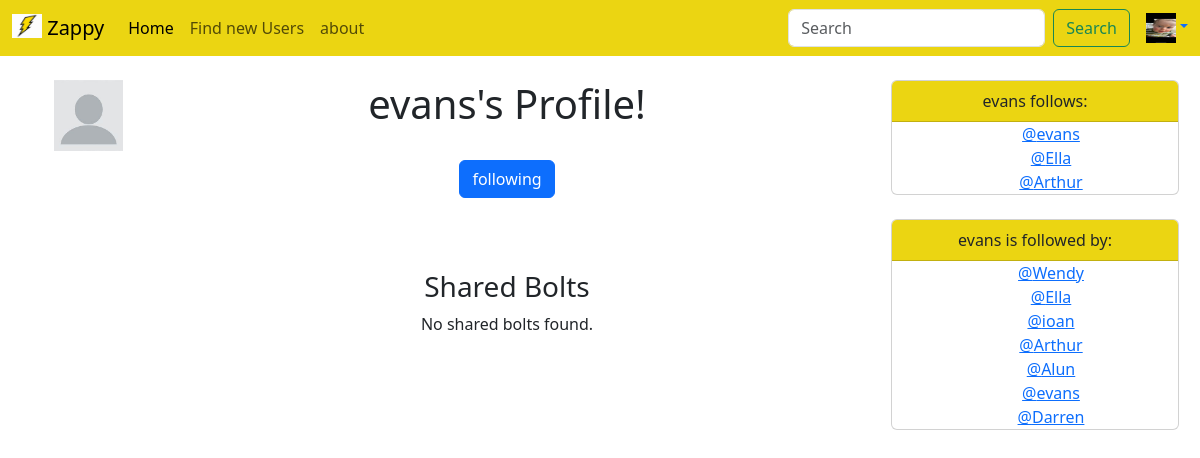
Before: /profile/1 (signed in) with the older database file.
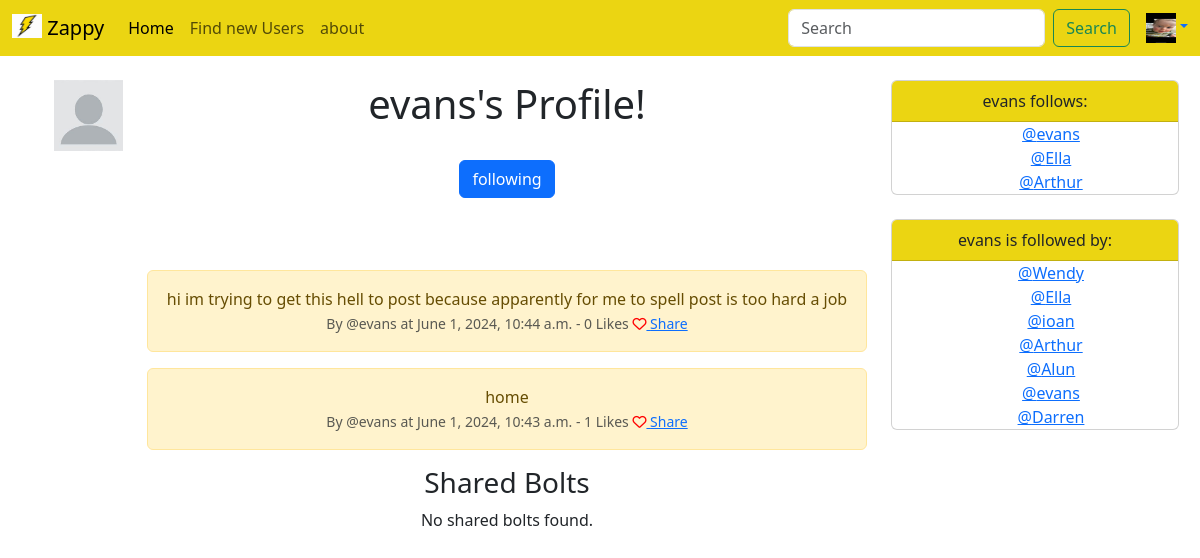
After: the same page with the newer database file.
### Tclone/models.py (models this page shows, shortened)
class Profile(models.Model):
    user = models.OneToOneField(User, on_delete=models.CASCADE)
    follows = models.ManyToManyField("self", related_name="followed_by", symmetrical=False, blank=True)
    profile_image= models.ImageField(null=True,blank=True,upload_to="images/")
    data_modified = models.DateTimeField(User, auto_now=True)
    def __str__(self):
        return self.user.username

class Bolt(models.Model):
    user = models.ForeignKey(
        User, related_name='bolts',
        on_delete=models.DO_NOTHING
        )
    body = models.CharField(max_length=250)
    created_at = models.DateTimeField(auto_now_add=True)
    likes = models.ManyToManyField(User, related_name="BoltLikes")
    def get_number_likes(self):
        return self.likes.count()

### Tclone/views.py (the view)
# urls.py: path('profile/<str:pk>', views.profile, name="profile"),
def profile(request, pk):
    if request.user.is_authenticated:
        context_dict = {}
        profile = Profile.objects.get(user=pk)
        bolts = Bolt.objects.filter(user=pk).order_by("-created_at")
        shared_bolts = SharedBolt.objects.filter(user=pk).select_related('bolt')
        context_dict['profile'] = profile
        context_dict['bolts'] = bolts
        context_dict['shared_bolts'] = shared_bolts
        if request.method == 'POST':
            if 'follow_user' in request.POST:
                request.user.profile.follows.add(profile)
            elif 'unfollow_user' in request.POST:
                request.user.profile.follows.remove(profile)
    return render(request, 'profile.html',context=context_dict)

### Tclone/templates/profile.html (shortened to what the changed rows need)
{% extends 'base.html' %}
{% load static %}
{% block content %}
<html>
    {% if user.is_authenticated %}
        <div class="container text-center">
            <div class="row">
                <div class="col-1 text-right">
                    {% if profile.profile_image %}
                        <img src="{{ profile.profile_image.url }}" class="img-fluid">
                    {% else %}
                        <img src="{% static 'images/blankprofile.jpg' %}" class="img-fluid">
                    {% endif %}
                </div>
                <div class="col-8">
                    <h1>{{ profile.user }}'s Profile!</h1>
                    <br>
                    <body>
                        <form method="post" action="{% url 'profile' profile.user.id %}">
                            {% if profile in user.profile.follows.all %}
                                <button class="btn btn-primary " type="submit">following</button>
                            {% else %}
                                <input type="hidden" name="follow_user" value="{{ profile_user.id }}">
                                <button class="btn btn-primary" type="submit">follow</button>
                            {% endif %}
                        </form>
                        <br/><br/><br/>
                        {% if bolts %}
                            {%for bolt in bolts %}
                                <div class="alert alert-warning" role="alert">
                                    {{bolt.body}}<br/>
                                    <small class="text-muted">
                                        By @{{bolt.user}} at {{bolt.created_at}} - {{bolt.get_number_likes}} Likes
                                        {% if user in bolt.likes.all %}
                                            <a href="{% url 'bolt_like' bolt.id %}">
                                                <i class="fa-solid fa-heart" style="color:red"></i>
                                            </a>
                                        {% else %}
                                            <a href="{% url 'bolt_like' bolt.id %}">
                                                <i class="fa fa-heart-o" style="color:red"></i>
                                            </a>
                                        {% endif %}
                                        <a href="{% url 'bolt_share' bolt.id %}">Share</a>
                                    </small>
                                </div>
                            {% endfor %}
                        {% endif %}
                        <h3>Shared Bolts</h3>
                        {% if shared_bolts %}
                            {% for shared_bolt in shared_bolts %}
                                <div class="alert alert-info" role="alert">
                                    {{ shared_bolt.bolt.body }}<br/>
                                    <small class="text-muted">
                                        Shared by @{{ shared_bolt.user.username }}<br/>
                                        Shared {{ shared_bolt.bolt.created_at }} - Originally by @{{ shared_bolt.bolt.user.username }}  - {{ shared_bolt.bolt.get_number_likes }} Likes
                                        {% if user in shared_bolt.bolt.likes.all %}
                                            <a href="{% url 'bolt_like' shared_bolt.bolt.id %}">
                                                <i class="fa-solid fa-heart" style="color:red"></i>
                                            </a>
                                        {% else %}
                                            <a href="{% url 'bolt_like' shared_bolt.bolt.id %}">
                                                <i class="fa fa-heart-o" style="color:red"></i>
                                            </a>
                                        {% endif %}
                                    </small>
                                </div>
                            {% endfor %}
                        {% else %}
                            <p>No shared bolts found.</p>
                        {% endif %}
                    </body>
                </div>
                <div class="col-3">
                    <body>
                        <div class="card" style="width: 18rem;">
                            <div class="card-header" style="background-color: #ebd512;">
                                {{ profile.user }} follows:
                            </div>
                            {% if profile.follows %}
                                <ul class="list-group list-group-flush">
                                    <ul>
                                        {% for followed_user in profile.follows.all %}
                                            <a href="{% url 'profile' followed_user.user.id %}">@{{ followed_user }}</a></br>
                                        {% endfor %}
                                    </ul>
                                </ul>
                            {% else %}
                                <p>{{profile.user}} are not following anyone yet.</p>
                            {% endif %}
                        </div>
                        <div class="card " style="width: 18rem;">
                            <div class="card-header" style="background-color: #ebd512;">
                                {{ profile.user }} is followed by:</br>
                            </div>
                            {% if profile.follows %}
                                <ul class="list-group list-group-flush">
                                    <ul>
                                        {% for followed_user in profile.followed_by.all %}
                                        <a href="{% url 'profile' followed_user.user.id %}">@{{ followed_user }}</a></br>
                                        {% endfor %}
                                    </ul>
                            {% else %}
                                <p>{{profile.user}} is not followed by anyone yet.</p>
                            {% endif %}
                        </div>
                    </body>
                </div>
            </div>
        </div>
    {% else %}
        <div class="alert alert-warning" role="alert">
            You must be logged in to see this page.
            <a href="login">Login</a>
        </div>
    {% endif %}
</html>
{% endblock %}

Changed rows visible on the page:
added Bolt: body "hi im trying to get this hell to post because apparently for me to spell post is too hard a job", user "evans", created_at "June 1, 2024, 10:44 a.m.", get_number_likes "0"
added Bolt: body "home", user "evans", created_at "June 1, 2024, 10:43 a.m.", get_number_likes "1"
